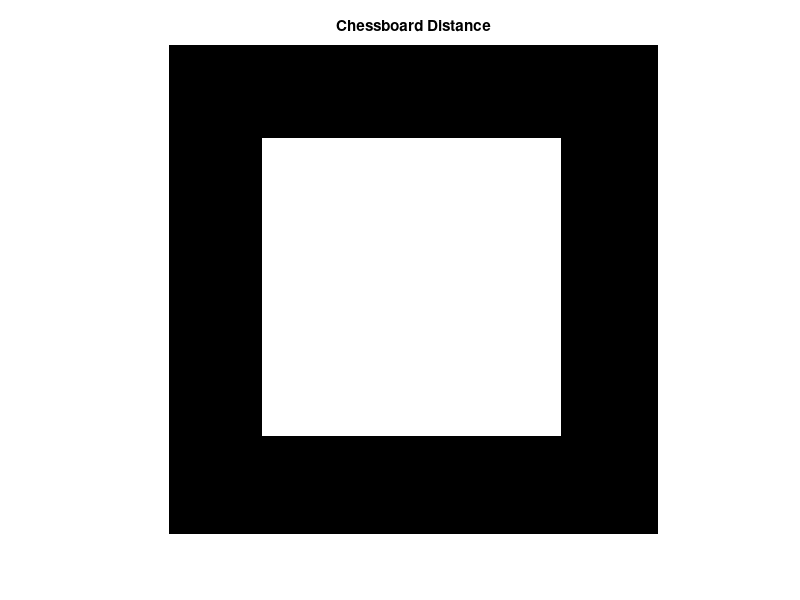

This chart was generated by the following MATLAB code:
C = zeros(100, 100); 
Cx = 50; % Center X-coordinate (you can change as per your requirement)
Cy = 50; % Center Y-coordinate (you can change as per your requirement)
Radius = 30; % Radius (adjust as needed)

for i = 1:100
    for j = 1:100
        if max(abs(Cx - i), abs(Cy - j)) <= Radius
            C(i, j) = 255; 
        end
    end
end

figure;
imshow(C);
title('Chessboard Distance');
